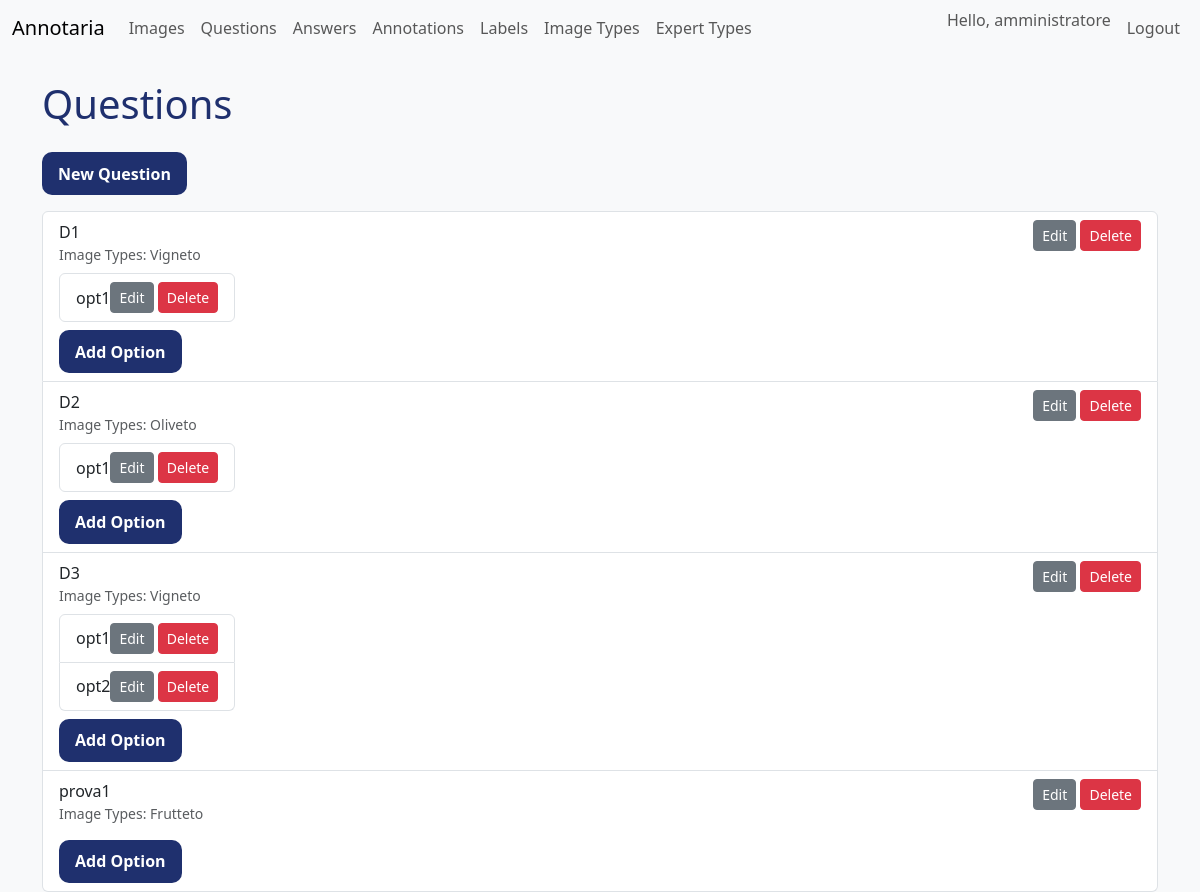
Screenshot of /ui/questions (signed in) with the database file from the repository.
### models.py (models this page shows)
class User(Base):
    __tablename__ = "users"
    id = Column(Integer, primary_key=True, index=True)
    username = Column(String, unique=True, index=True, nullable=False)
    hashed_password = Column(String, nullable=False)
    role = Column(String, nullable=False, default="Esperto")
    answers = relationship("Answer", back_populates="user")
    annotations = relationship("Annotation", back_populates="user")
    expert_types = relationship(
        "ExpertType", secondary=user_expert_types, back_populates="users"
    )

class Question(Base):
    __tablename__ = "questions"
    id = Column(Integer, primary_key=True, index=True)
    question_text = Column(Text, nullable=False)
    image_types = relationship(
        "ImageType", secondary=question_image_types, back_populates="questions"
    )
    options = relationship("Option", back_populates="question")
    answers = relationship("Answer", back_populates="question")
    image_types = relationship(
        "ImageType", secondary=question_image_types, back_populates="questions"
    )

class ImageType(Base):
    __tablename__ = "image_types"
    id = Column(Integer, primary_key=True, index=True)
    name = Column(String, unique=True, nullable=False)
    images = relationship("Image", back_populates="image_type")
    questions = relationship(
        "Question", secondary=question_image_types, back_populates="image_types"
    )

class Option(Base):
    __tablename__ = "options"
    id = Column(Integer, primary_key=True, index=True)
    question_id = Column(Integer, ForeignKey("questions.id", ondelete="CASCADE"), nullable=False)
    option_text = Column(Text, nullable=False)
    question = relationship("Question", back_populates="options")
    answers = relationship("Answer", back_populates="selected_option")

### routers/ui.py (the view)
@router.get(
    "/questions",
    response_class=HTMLResponse,
)
def list_questions(
    request: Request,
    user: UserModel = Depends(require_admin),
    db: Session = Depends(get_db),
):
    questions = db.query(QuestionModel).all()
    for q in questions:
        _ = q.options
        _ = q.image_types
    return templates.TemplateResponse(
        "questions.html", {"request": request, "questions": questions, "user": user}
    )

### templates/questions.html
{% extends "base.html" %}
{% block content %}
<h1>Questions</h1>
<a href="/ui/questions/create" class="btn btn-primary mb-3">New Question</a>
<ul class="list-group">
{% for q in questions %}
<li class="list-group-item">
<div class="d-flex justify-content-between">
    <div>
        {{ q.question_text }}
        {% if q.image_types %}
        <div class="small text-muted">
        Image Types:
        {% for t in q.image_types %}
            {{ t.name }}{% if not loop.last %}, {% endif %}
        {% endfor %}
        </div>
        {% endif %}
        <ul class="list-group mt-2">
        {% for opt in q.options %}
        <li class="list-group-item d-flex justify-content-between align-items-center">
            {{ opt.option_text }}
            <span>
                <a href="/ui/options/{{ opt.id }}/edit" class="btn btn-sm btn-secondary">Edit</a>
                <form method="post" action="/ui/options/{{ opt.id }}/delete" class="d-inline">
                    <button type="submit" class="btn btn-sm btn-danger">Delete</button>
                </form>
            </span>
        </li>
        {% endfor %}
        </ul>
        <a href="/ui/questions/{{ q.id }}/options/create" class="btn btn-sm btn-primary mt-2">Add Option</a>
    </div>
    <span>
        <a href="/ui/questions/{{ q.id }}/edit" class="btn btn-sm btn-secondary">Edit</a>
        <form method="post" action="/ui/questions/{{ q.id }}/delete" class="d-inline">
            <button type="submit" class="btn btn-sm btn-danger">Delete</button>
        </form>
    </span>
</div>
</li>
{% endfor %}
</ul>
{% endblock %}

### templates/base.html (shortened to what this page needs)
<!DOCTYPE html>
<html lang="en">
<head>
    <link href="https://cdn.jsdelivr.net/npm/bootstrap@5.3.0/dist/css/bootstrap.min.css" rel="stylesheet">
    <link rel="stylesheet" href="/static/css/style.css">
</head>
<body>
<nav class="navbar navbar-expand-lg navbar-light bg-light mb-4">
    <div class="container-fluid">
        <a class="navbar-brand" href="/ui">Annotaria</a>
        <div class="collapse navbar-collapse">
            <ul class="navbar-nav me-auto mb-2 mb-lg-0">
                <li class="nav-item"><a class="nav-link" href="/ui/images">Images</a></li>
                {% if user and user.role == 'Amministratore' %}
                <li class="nav-item"><a class="nav-link" href="/ui/questions">Questions</a></li>
                <li class="nav-item"><a class="nav-link" href="/ui/answers">Answers</a></li>
                <li class="nav-item"><a class="nav-link" href="/ui/annotations">Annotations</a></li>
                <li class="nav-item"><a class="nav-link" href="/ui/labels">Labels</a></li>
                <li class="nav-item"><a class="nav-link" href="/ui/image-types">Image Types</a></li>
                <li class="nav-item"><a class="nav-link" href="/ui/expert-types">Expert Types</a></li>
                {% elif user and user.role == 'Esperto' %}
                <li class="nav-item"><a class="nav-link" href="/ui/my-expert-types">My Expert Types</a></li>
                {% endif %}
            </ul>
            <ul class="navbar-nav ms-auto mb-2 mb-lg-0">
                {% if user %}
                <li class="nav-item">
                    <span class="navbar-text me-2">Hello, {{ user.username }}</span>
                </li>
                <li class="nav-item">
                    <form action="/ui/logout" method="post" class="d-inline">
                        <button type="submit" class="btn btn-link nav-link">Logout</button>
                    </form>
                </li>
                {% else %}
                <li class="nav-item"><a class="nav-link" href="/ui/login">Login</a></li>
                <li class="nav-item"><a class="nav-link" href="/ui/register">Register</a></li>
                {% endif %}
            </ul>
        </div>
    </div>
</nav>
<div class="container">
{% block content %}{% endblock %}
</div>
</body>
</html>

### static/css/style.css (style rules this page uses)
body { font-family: 'Segoe UI', sans-serif; background-color: #f8f9fa; }
h1, h2, h3 { color: #1f306e; margin-bottom: 1.5rem; }
.btn-primary, .btn-submit { border-radius: 10px; background-color: #1f306e; border: none; padding: 0.6rem 1rem; color: white; font-weight: bold; font-size: 1rem; }

### rows the page displays
User: username "amministratore"
Question: question_text "D1"
ImageType: name "Vigneto"
Option: option_text "opt1"
Question: question_text "D2"
ImageType: name "Oliveto"
Option: option_text "opt1"
Question: question_text "D3"
Option: option_text "opt1"
Option: option_text "opt2"
Question: question_text "prova1"
ImageType: name "Frutteto"
